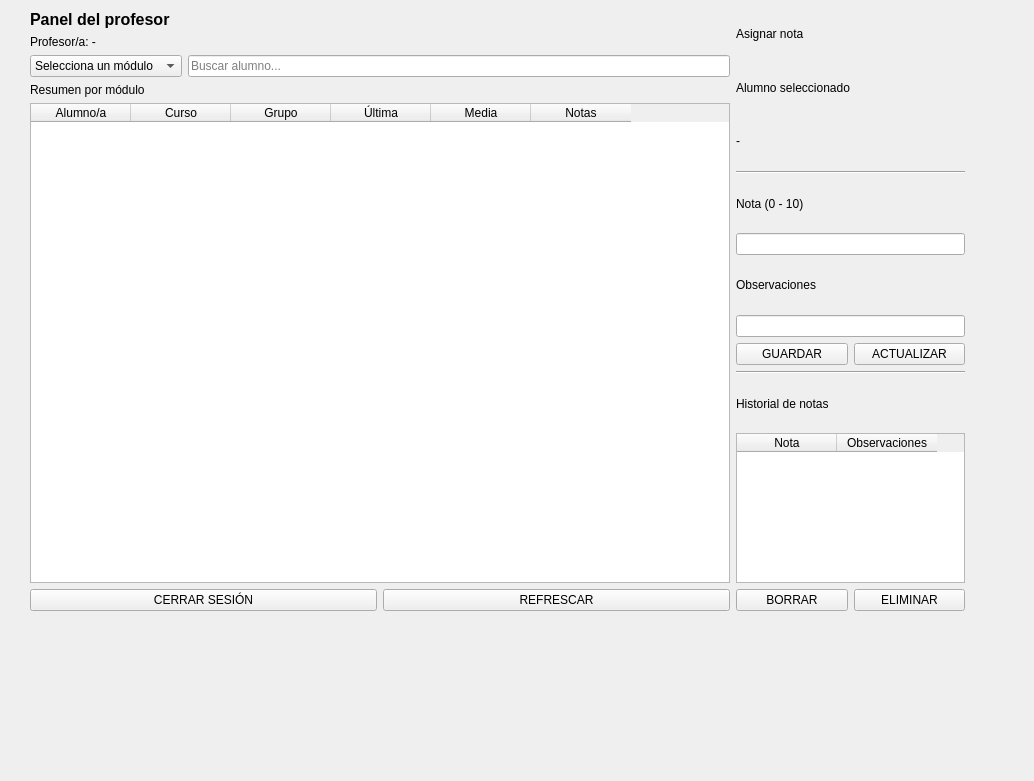
<?xml version="1.0" encoding="UTF-8"?>
<ui version="4.0">
 <class>teacherView</class>
 <widget class="QWidget" name="teacherView">
  <property name="geometry">
   <rect>
    <x>0</x>
    <y>0</y>
    <width>1034</width>
    <height>781</height>
   </rect>
  </property>
  <property name="minimumSize">
   <size>
    <width>500</width>
    <height>0</height>
   </size>
  </property>
  <property name="windowTitle">
   <string>Panel del profesor</string>
  </property>
  <widget class="QWidget" name="centralWidget">
   <property name="geometry">
    <rect>
     <x>30</x>
     <y>10</y>
     <width>935</width>
     <height>601</height>
    </rect>
   </property>
   <layout class="QHBoxLayout" name="mainLayout">
    <item>
     <layout class="QVBoxLayout" name="teacherPanelLayout">
      <item>
       <widget class="QLabel" name="lblTeacherTitle">
        <property name="font">
         <font>
          <pointsize>12</pointsize>
          <weight>75</weight>
          <bold>true</bold>
         </font>
        </property>
        <property name="text">
         <string>Panel del profesor</string>
        </property>
       </widget>
      </item>
      <item>
       <widget class="QLabel" name="lblSelectedStudent">
        <property name="text">
         <string>Profesor/a: -</string>
        </property>
       </widget>
      </item>
      <item>
       <layout class="QHBoxLayout" name="filtersLayout">
        <item>
         <widget class="QComboBox" name="comboModuleFilter">
          <item>
           <property name="text">
            <string>Selecciona un módulo</string>
           </property>
          </item>
         </widget>
        </item>
        <item>
         <widget class="QLineEdit" name="editStudentSearch">
          <property name="placeholderText">
           <string>Buscar alumno...</string>
          </property>
         </widget>
        </item>
       </layout>
      </item>
      <item>
       <widget class="QLabel" name="lblModuleSummary">
        <property name="text">
         <string>Resumen por módulo</string>
        </property>
       </widget>
      </item>
      <item>
       <widget class="QTableWidget" name="summaryTable">
        <property name="sizePolicy">
         <sizepolicy hsizetype="Expanding" vsizetype="Expanding">
          <horstretch>0</horstretch>
          <verstretch>0</verstretch>
         </sizepolicy>
        </property>
        <property name="minimumSize">
         <size>
          <width>700</width>
          <height>0</height>
         </size>
        </property>
        <property name="columnCount">
         <number>6</number>
        </property>
        <column>
         <property name="text">
          <string>Alumno/a</string>
         </property>
        </column>
        <column>
         <property name="text">
          <string>Curso</string>
         </property>
        </column>
        <column>
         <property name="text">
          <string>Grupo</string>
         </property>
        </column>
        <column>
         <property name="text">
          <string>Última</string>
         </property>
        </column>
        <column>
         <property name="text">
          <string>Media</string>
         </property>
        </column>
        <column>
         <property name="text">
          <string>Notas</string>
         </property>
        </column>
       </widget>
      </item>
      <item>
       <layout class="QHBoxLayout" name="horizontalLayout">
        <item>
         <widget class="QPushButton" name="btnLogout">
          <property name="text">
           <string>CERRAR SESIÓN</string>
          </property>
         </widget>
        </item>
        <item>
         <widget class="QPushButton" name="btnRefresh">
          <property name="text">
           <string>REFRESCAR</string>
          </property>
         </widget>
        </item>
       </layout>
      </item>
     </layout>
    </item>
    <item>
     <layout class="QVBoxLayout" name="gradesPanelLayout">
      <item>
       <widget class="QLabel" name="lblGradesTitle">
        <property name="text">
         <string>Asignar nota</string>
        </property>
       </widget>
      </item>
      <item>
       <widget class="QLabel" name="lblGradesStudentTitle">
        <property name="text">
         <string>Alumno seleccionado</string>
        </property>
       </widget>
      </item>
      <item>
       <widget class="QLabel" name="lblGradesStudentName">
        <property name="text">
         <string>-</string>
        </property>
       </widget>
      </item>
      <item>
       <widget class="Line" name="lineGradesTop">
        <property name="orientation">
         <enum>Qt::Horizontal</enum>
        </property>
       </widget>
      </item>
      <item>
       <widget class="QLabel" name="lblGradeValue">
        <property name="text">
         <string>Nota (0 - 10)</string>
        </property>
       </widget>
      </item>
      <item>
       <widget class="QLineEdit" name="editGradeValue"/>
      </item>
      <item>
       <widget class="QLabel" name="lblGradeNotes">
        <property name="text">
         <string>Observaciones</string>
        </property>
       </widget>
      </item>
      <item>
       <widget class="QLineEdit" name="editGradeNotes"/>
      </item>
      <item>
       <layout class="QHBoxLayout" name="gradesActionsLayout">
        <item>
         <widget class="QPushButton" name="btnSaveGrade">
          <property name="text">
           <string>GUARDAR</string>
          </property>
         </widget>
        </item>
        <item>
         <widget class="QPushButton" name="btnUpdateGrade">
          <property name="text">
           <string>ACTUALIZAR</string>
          </property>
         </widget>
        </item>
       </layout>
      </item>
      <item>
       <widget class="Line" name="lineGradesBottom">
        <property name="orientation">
         <enum>Qt::Horizontal</enum>
        </property>
       </widget>
      </item>
      <item>
       <widget class="QLabel" name="lblGradesHistory">
        <property name="text">
         <string>Historial de notas</string>
        </property>
       </widget>
      </item>
      <item>
       <widget class="QTableWidget" name="gradesHistoryTable">
        <property name="maximumSize">
         <size>
          <width>16777215</width>
          <height>150</height>
         </size>
        </property>
        <column>
         <property name="text">
          <string>Nota</string>
         </property>
        </column>
        <column>
         <property name="text">
          <string>Observaciones</string>
         </property>
        </column>
       </widget>
      </item>
      <item>
       <layout class="QHBoxLayout" name="gradesDeleteLayout">
        <item>
         <widget class="QPushButton" name="btnClearGrade">
          <property name="text">
           <string>BORRAR</string>
          </property>
         </widget>
        </item>
        <item>
         <widget class="QPushButton" name="btnDeleteGrade">
          <property name="text">
           <string>ELIMINAR</string>
          </property>
         </widget>
        </item>
       </layout>
      </item>
     </layout>
    </item>
   </layout>
  </widget>
 </widget>
 <resources/>
 <connections/>
</ui>
